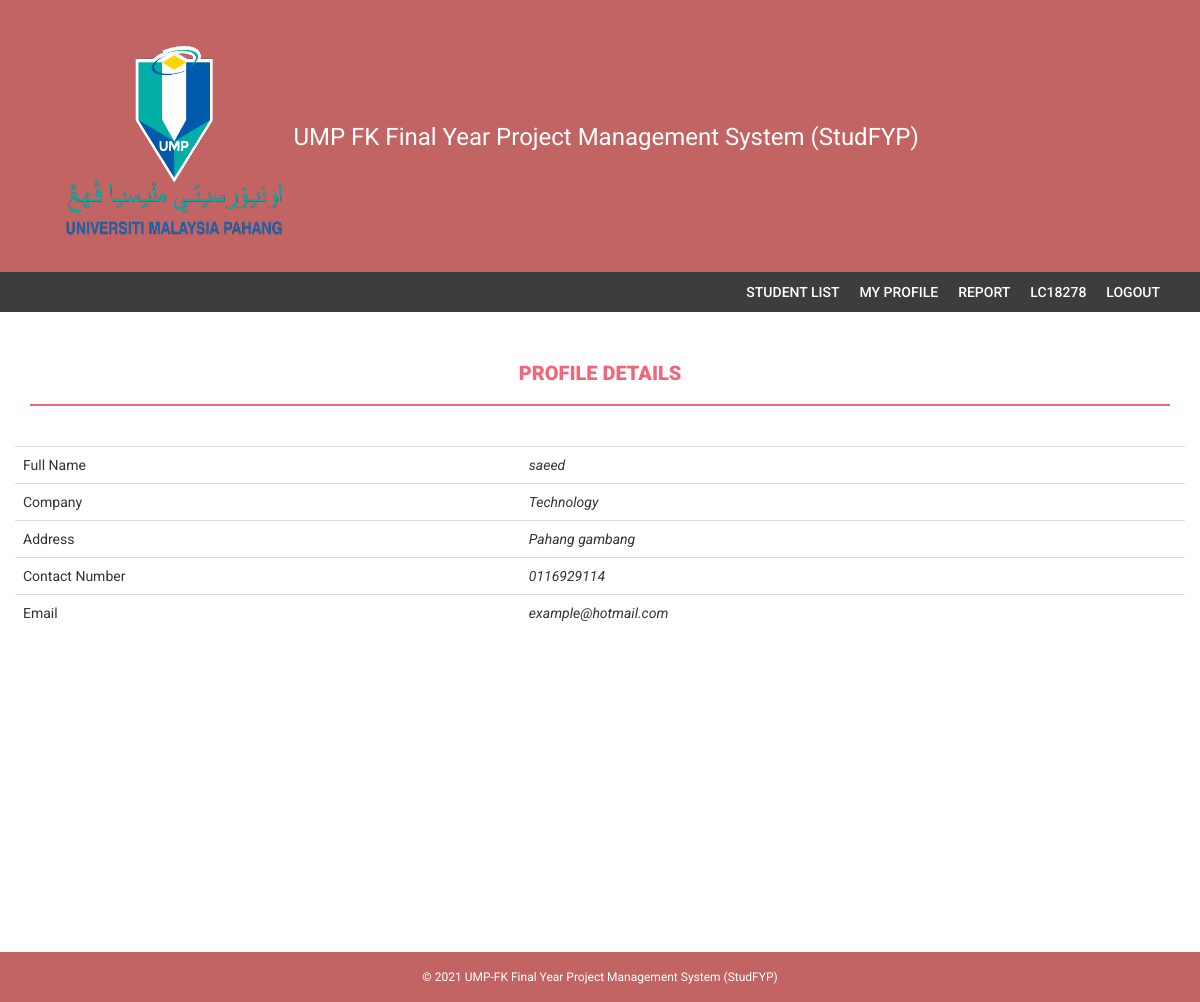
The app's page /industry/profile.php (signed in) with its own data.
### tables this page shows
CREATE TABLE `industry` (
  `industry_ID` varchar(10) NOT NULL,
  `industry_email` varchar(20) NOT NULL,
  `industry_phone` varchar(11) NOT NULL,
  `industry_representative` varchar(50) NOT NULL,
  `industry_company` varchar(50) NOT NULL,
  `industry_address` varchar(50) NOT NULL,
  `progress_status` varchar(10) NOT NULL,
  `rubric_ID` int(10) NOT NULL,
  `student_id` varchar(30) NOT NULL,
  `USER_ID` int(10) NOT NULL,
  `logbook_id` int(10) NOT NULL
);

### industry/profile.php (the view, shortened to what this page needs)
<?php
require 'db.php';
  $sql = 'SELECT `industry_representative`,`industry_company`,`industry_address`,`industry_phone`,`industry_email` FROM `industry` WHERE 1';
  $statement = $connection->prepare($sql);
  $statement->execute();
  $studfyp = $statement->fetchAll(PDO::FETCH_OBJ);?>
<!DOCTYPE html>
<html xmlns="http://www.w3.org/1999/xhtml%22%3E
    <head>
        <meta charset="utf-8" />
        <link href="assets/css/bootstrap.css" rel="stylesheet" />
        <link href="assets/css/font-awesome.css" rel="stylesheet" />
        <link href="assets/css/style.css" rel="stylesheet" />
    </head>
    <body>
        <?php include('includes/header.php');?>
        <?php include('includes/menubar.php');?>
        <div class="content-wrapper">
            <div class="container">
                <div class="row">
                    <div class="col-md-12"><h4 class="page-head-line">Profile Details</h4></div>
                </div>
                    <div class="row" align="center">
                    <?php foreach($studfyp as $UserID) {?>
 <table class="table" name="table">
   <tr><td> Full Name
   </td><td><i><?= $UserID->industry_representative; ?></i>
   </td> </tr>
   <tr><td> Company
   </td><td><i><?= $UserID->industry_company; ?></i>
   </td> </tr>
   <tr><td> Address
   </td><td><i> <?= $UserID->industry_address; ?></i>
   </td> </tr>
   <tr><td> Contact Number
   </td><td><i> <?= $UserID->industry_phone; ?></i>
   </td> </tr>
   <tr><td> Email
   </td><td><i><?= $UserID->industry_email; ?></i>
   </td> </tr>
<?php } ?>
</table>
                    </div>
            </div>
        </div>
        <?php include('includes/footer.php');?>
    </body>
</html>

### industry/assets/css/style.css (style rules this page uses)
body { font-family: 'Roboto', sans-serif; line-height: 30px; }
.content-wrapper { margin-top: 40px; min-height: 600px; padding-bottom: 60px; }
.page-head-line { font-weight: 900; padding-bottom: 20px; border-bottom: 2px solid #F0677C; text-transform: uppercase; color: #F0677C; font-size: 20px; margin-bottom: 40px; }

### industry/includes/footer.php (style rules this page uses)
.col-md-12 { text-align: center; }

### records on screen
industry: industry_representative "saeed", industry_company "Technology", industry_address "Pahang gambang", industry_phone "0116929114", industry_email "example@hotmail.com"

### other values on screen
$User "LC18278"
